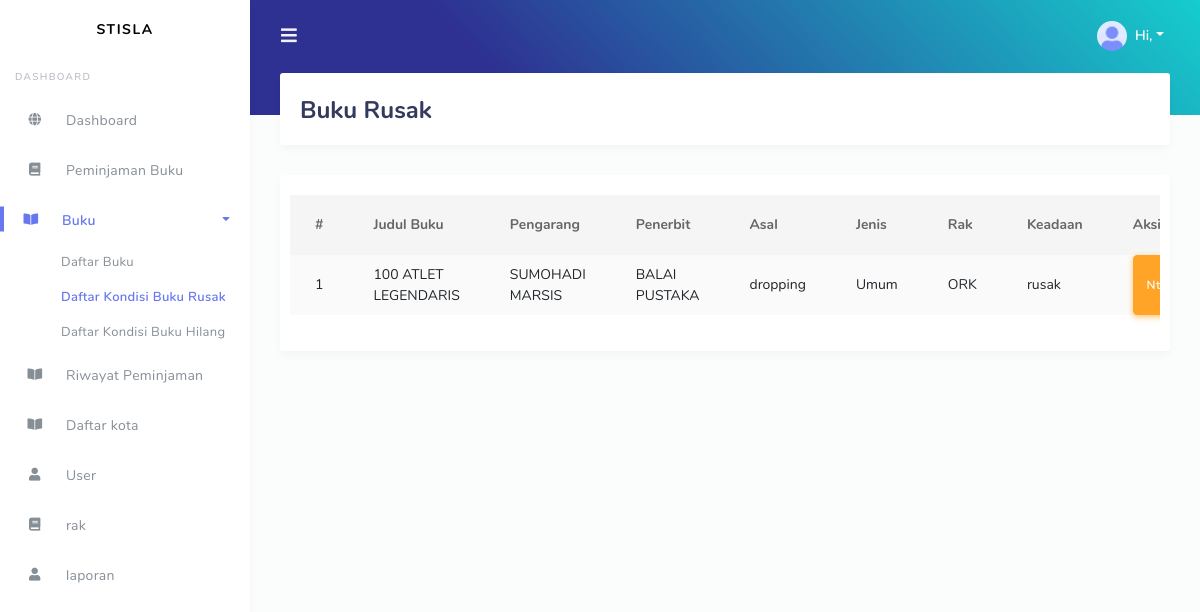
/index.php/bukuinduk/bukuRusak, run on the app's committed database.
### tables this page shows
CREATE TABLE `buku_induk` (
  `id` int NOT NULL,
  `kd_buku` varchar(6) NOT NULL,
  `judul` varchar(50) NOT NULL,
  `pengarang` varchar(50) NULL,
  `no_buku` varchar(25) NULL,
  `penerbit` varchar(50) NULL,
  `kota_terbit` varchar(40) NULL,
  `tahun_terbit` year NULL,
  `ISBN` varchar(40) NULL,
  `asal` varchar(20) NULL,
  `klasifikasi` float NULL,
  `tgl_diterima` varchar(20) NULL,
  `jenis` varchar(20) NULL,
  `rak` varchar(5) NULL,
  `stok` int NOT NULL,
  `tanggal` varchar(20) NULL,
  `keadaan` varchar(25) NOT NULL
);

### application/controllers/Bukuinduk.php (called while the page is built, shortened)
<?php
class Bukuinduk extends CI_Controller
{
    public function __construct()
    {
        $this->load->model('BukuIndukModel', 'bInd');
    }
    public function bukuRusak()
    {
        $data = $this->db->query('SELECT * FROM buku_induk WHERE keadaan="rusak"')->result_array();
        $this->load->view('bInd/bukuRusak', ['data' => $data]);
    }
}

### index.php (called while the page is built, shortened)
<?php
require_once BASEPATH.'core/CodeIgniter.php';

### application/views/bInd/bukuRusak.php (the view, shortened to what this page needs)
<!DOCTYPE html>
<html lang="en">
<head>
    <link rel="stylesheet" href="https://stackpath.bootstrapcdn.com/bootstrap/4.3.1/css/bootstrap.min.css">
    <link rel="stylesheet" href="https://use.fontawesome.com/releases/v5.7.2/css/all.css">
    <link rel="stylesheet" href="<?php echo base_url() ?>assets/modules/datatables/datatables.min.css">
    <link rel="stylesheet" href="<?php echo base_url() ?>assets/css/style.css">
</head>
<body>
    <div id="app">
        <div class="main-wrapper">
            <div class="main-content">
                <section class="section">
                    <div class="section-header">
                        <h1>Buku Rusak</h1>
                    </div>
                    <div class="row">
                        <div class="col-12">
                            <div class="card">
                                <div class="card-body row">
                                    <div class="table-responsive">
                                        <table class="table table-striped" id="table-1">
                                            <thead>
                                                <tr>
                                                    <th>#</th>
                                                    <th>Judul Buku</th>
                                                    <th>Pengarang</th>
                                                    <th>Penerbit</th>
                                                    <th>Asal</th>
                                                    <th>Jenis</th>
                                                    <th>Rak</th>
                                                    <th>Keadaan</th>
                                                    <th>Aksi</th>
                                                </tr>
                                            </thead>
                                            <tbody>
                                                <?php
                                                $no = 1;
                                                 foreach ($data as $buku) {
                                                    ?>
                                                    <tr>
                                                        <td>
                                                           <?php echo $no++ ?>
                                                        </td>
                                                        <td><?php echo $buku['judul'] ?></td>
                                                        <td><?php echo $buku['pengarang'] ?></td>
                                                        <td><?php echo $buku['penerbit'] ?></td>
                                                         <td><?php echo $buku['asal'] ?></td>
                                                          <td><?php echo $buku['jenis'] ?></td>
                                                           <td><?php echo $buku['rak'] ?></td>
                                                        <td><?php echo $buku['keadaan'] ?></td>
                                                        <td class="d-flex"><button class="btn btn-warning mr-2" onclick="window.location.href='<?php echo base_url('bukuinduk/edit/'. $buku['kd_buku']) ?>'">Ntah</button></td>
                                                    </tr>
                                                <?php } ?>
                                            </tbody>
                                        </table>
                                    </div>
                                </div>
                            </div>
                        </div>
                    </div>
                </section>
            </div>
        </div>
    </div>
</body>
</html>

### data on the page
buku_induk: judul "100 ATLET LEGENDARIS", pengarang "SUMOHADI MARSIS", penerbit "BALAI PUSTAKA", asal "dropping", jenis "Umum", rak "ORK", keadaan "rusak"
